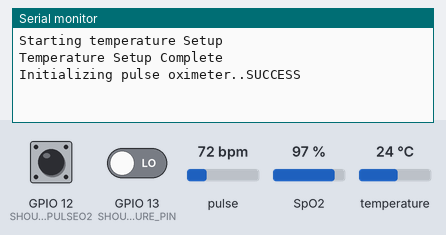
This sketch was run on a simulated ESP8266 (NodeMCU). Parts: the last lines printed to the serial monitor. The test bench sets the inputs (shaded band); at power-on: GPIO 12 (SHOULD_READ_PULSEO2) LOW, GPIO 13 (SHOULD_READ_TEMPERATURE_PIN) LOW, pulse 72 bpm, SpO2 97 %, temperature 24 °C. WiFi joins after 1.5 s; servers stay silent unless stated.

Above: at 3.0 s.
3.1 s: GPIO 12 (SHOULD_READ_PULSEO2) pulled HIGH for 1 s
At 5.2 s:
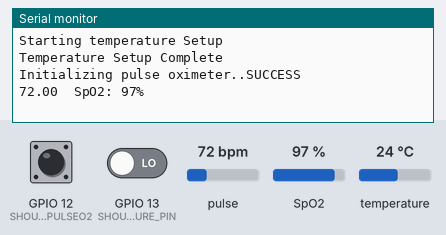
5.6 s: GPIO 13 (SHOULD_READ_TEMPERATURE_PIN) driven HIGH
At 7.2 s:
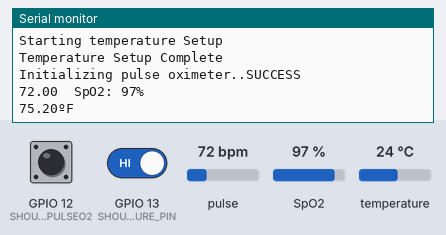

Measured:
- after the input at 3.1 s, the serial monitor: prints a new line after 0.72 s (image 1)
- after the input at 5.6 s, the serial monitor: prints a new line after 0.98 s (image 2)

The sketch:

HealthMonitoringSystem.ino
```cpp
// ~~~~~~ Constant Variables ~~~~~~
#define BLYNK_TEMPLATE_ID "~~template id~~"
#define BLYNK_DEVICE_NAME "~~device name~~"
#define BLYNK_AUTH_TOKEN "~~auth token~~"
#define BLYNK_PRINT Serial
#define TEMPERATURE_INPUT_PIN 14       // GPIO14 => D5
#define SHOULD_READ_TEMPERATURE_PIN 13 // GPIO13 => D7
#define TEMPERATURE_VIRTUAL_PIN V5
#define SHOULD_READ_PULSEO2 12 // GPIO 12 => D6
#define BPM_VIRTUAL_PIN V0
#define SPO2_VIRTUAL_PIN V1

#include <ESP8266WiFi.h>
#include <BlynkSimpleEsp8266.h>
#include <OneWire.h>
#include <DallasTemperature.h>
#include <Wire.h>
#include "MAX30100_PulseOximeter.h"
#include <SimpleTimer.h>

#define REPORTING_PERIOD_MS 1000
SimpleTimer simpleTimer;
PulseOximeter pox;
uint32_t tsLastReport = 0;

// ~~~~~~ System Initializations ~~~~~~
OneWire oneWire(TEMPERATURE_INPUT_PIN);
DallasTemperature sensors(&oneWire);

// ~~~~~~ Network Credentials ~~~~~~
char auth[] = BLYNK_AUTH_TOKEN;
char ssid[] = "OnePlus";
char pass[] = "HelloWorld";
BlynkTimer timer;

// ~~~~~~ Global Variables ~~~~~~
int shouldReadTemperature;
int shouldReadPulseO2;

void uploadTempReadings()
{
  if (shouldReadTemperature == 1)
  {
    sensors.requestTemperatures();
    float temperatureF = sensors.getTempFByIndex(0);
    Serial.print(temperatureF);
    Serial.println("ºF");
    Blynk.virtualWrite(TEMPERATURE_VIRTUAL_PIN, temperatureF);
  }
}

void uploadSpO2Readings()
{
  if (shouldReadPulseO2 == 1)
  {
    float bpm = pox.getHeartRate();
    int spo2 = pox.getSpO2();
    Serial.print(bpm);
    Serial.print("  SpO2: ");
    Serial.print(spo2);
    Serial.println("%");
    Blynk.virtualWrite(BPM_VIRTUAL_PIN, bpm);
    Blynk.virtualWrite(SPO2_VIRTUAL_PIN, spo2);
  }
}

void setup()
{
  Serial.begin(115200);

  // ~~~~~~~~~~~~~~ INTIALIZING TEMPERATURE SENSOR ~~~~~~~~~~~~~~~~~~~~~~~~~~~~~~~~~~~~~~~~

  Serial.println("Starting temperature Setup");
  sensors.begin(); // Start the DS18B20 Temperature sensor
  Blynk.begin(auth, ssid, pass);
  timer.setInterval(1000L, uploadTempReadings);
  Serial.println("Temperature Setup Complete");

  // ~~~~~~~~~~~~~~ INTIALIZING PULSE OXYMETER ~~~~~~~~~~~~~~~~~~~~~~~~~~~~~~~~~~~~~~~~~~~~~
  Serial.print("Initializing pulse oximeter..");
  if (!pox.begin())
  {
    Serial.println("FAILED");
    for (;;)
      ;
  }
  else
  {
    Serial.println("SUCCESS");
    digitalWrite(1, HIGH); // 1 = TX PIN
  }

  pox.setIRLedCurrent(MAX30100_LED_CURR_24MA);
  // Register a callback for the beat detection
  pox.setOnBeatDetectedCallback(onBeatDetected);
  timer.setInterval(2000L, uploadSpO2Readings);
  // simpleTimer.setInterval(1000L, getSendData);
}

void loop()
{
  Blynk.run();
  timer.run();
  shouldReadTemperature = digitalRead(SHOULD_READ_TEMPERATURE_PIN);
  shouldReadPulseO2 = digitalRead(SHOULD_READ_PULSEO2);
  // Serial.println(shouldReadTemperature);

  // simpleTimer.run(); // Initiates SimpleTimer
  pox.update(); // Make sure to call update as fast as possible

  // if (shouldReadTemperature == 1)
  // {
  //   sensors.requestTemperatures();
  //   float temperatureF = sensors.getTempFByIndex(0);
  //   Serial.print(temperatureF);
  //   Serial.println("ºF");
  // }

  // if ((shouldReadPulseO2 == 1) && (millis() - tsLastReport > REPORTING_PERIOD_MS))
  // {
  //   float bpm = pox.getHeartRate();
  //   int spo2 = pox.getSpO2();
  //   // Serial.print("BPM: %f SpO2: %d %", bpm, spo2);
  //   Serial.print(bpm);
  //   Serial.print("  SpO2: ");
  //   Serial.print(spo2);
  //   Serial.println("%");
  //   // Blynk.virtualWrite(V2, pox.getHeartRate());
  //   // Blynk.virtualWrite(V3, pox.getSpO2());
  //   tsLastReport = millis();
  // }
}

void onBeatDetected()
{
  ;
}

void getSendData()
{
}
```
